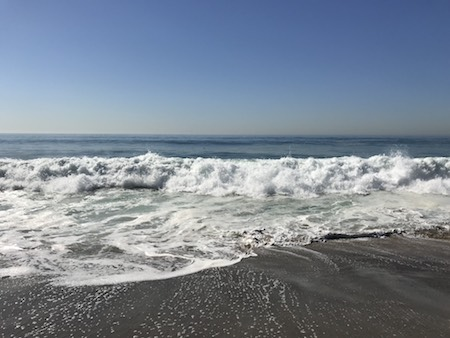
#> input picture dlvm/nvidia/image.jpg, 450 x 338 px, found by its file name
$ python convert_to_base64_resize.py
#> lines starting #> are read from the running program, lines starting #| are printed output that depends on the picture
"""Converts image file to JSON array"""

import base64
from PIL import Image

INPUT_FILE = 'image.jpg'
OUTPUT_FILE = 'image_b64.json'


def convert_to_base64_resize(image_file):
  """Open image, resize it, encode it to b64 and save in JSON file"""
#> called with image_file = 'image.jpg'
  img = Image.open(image_file).resize((240, 240))
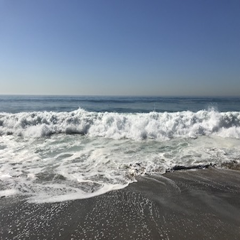
#> img: PIL image 240x240 RGB; mean R, G, B 124.7, 135.3, 148.4
  img.save(image_file)
  with open(image_file, 'rb') as f:
    jpeg_bytes = base64.b64encode(f.read()).decode('utf-8')
    predict_request = '{"instances" : [{"b64": "%s"}]}' % jpeg_bytes
    # Write JSON to file
    with open(OUTPUT_FILE, 'w') as f:
      f.write(predict_request)
    return predict_request

convert_to_base64_resize(INPUT_FILE)

$ run again, with dlvm/nvidia/cat.jpg copied over dlvm/nvidia/image.jpg
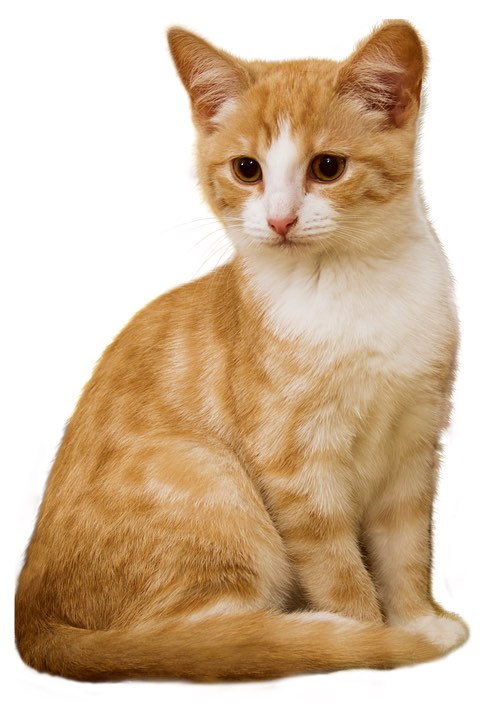
#> input picture dlvm/nvidia/cat.jpg, 498 x 720 px, found by its file name
#> in convert_to_base64_resize, `img = Image.open(image_file).resize((240, 240))`:
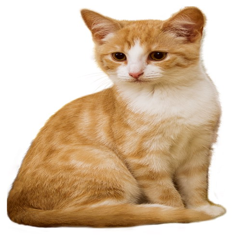
#> img: PIL image 240x240 RGB; mean R, G, B 213.4, 189.2, 162.5
